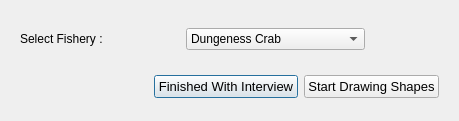
<ui version="4.0" >
 <author>Aaron Racicot</author>
 <class>SelectFishery</class>
 <widget class="QDialog" name="SelectFishery" >
  <property name="geometry" >
   <rect>
    <x>0</x>
    <y>0</y>
    <width>459</width>
    <height>121</height>
   </rect>
  </property>
  <property name="windowTitle" >
   <string>OpenOceanMap - Select Fishery</string>
  </property>
  <layout class="QVBoxLayout" name="verticalLayout_5" >
   <item>
    <layout class="QHBoxLayout" name="horizontalLayout_3" >
     <item>
      <widget class="QWidget" native="1" name="widget" >
       <layout class="QHBoxLayout" >
        <property name="spacing" >
         <number>6</number>
        </property>
        <property name="leftMargin" >
         <number>9</number>
        </property>
        <property name="topMargin" >
         <number>9</number>
        </property>
        <property name="rightMargin" >
         <number>9</number>
        </property>
        <property name="bottomMargin" >
         <number>0</number>
        </property>
        <item>
         <widget class="QLabel" name="fishery_text" >
          <property name="minimumSize" >
           <size>
            <width>160</width>
            <height>0</height>
           </size>
          </property>
          <property name="maximumSize" >
           <size>
            <width>160</width>
            <height>16777215</height>
           </size>
          </property>
          <property name="text" >
           <string>Select Fishery :</string>
          </property>
         </widget>
        </item>
        <item>
         <widget class="QComboBox" name="fishery_comboBox" >
          <item>
           <property name="text" >
            <string>Dungeness Crab</string>
           </property>
          </item>
          <item>
           <property name="text" >
            <string>Groundfish / Bottom Fishing</string>
           </property>
          </item>
          <item>
           <property name="text" >
            <string>Halibut</string>
           </property>
          </item>
          <item>
           <property name="text" >
            <string>Salmon</string>
           </property>
          </item>
          <item>
           <property name="text" >
            <string>Tuna</string>
           </property>
          </item>
         </widget>
        </item>
       </layout>
      </widget>
     </item>
     <item>
      <spacer name="horizontalSpacer_2" >
       <property name="orientation" >
        <enum>Qt::Horizontal</enum>
       </property>
       <property name="sizeHint" stdset="0" >
        <size>
         <width>40</width>
         <height>20</height>
        </size>
       </property>
      </spacer>
     </item>
    </layout>
   </item>
   <item>
    <layout class="QHBoxLayout" name="horizontalLayout_2" >
     <item>
      <widget class="QWidget" native="1" name="widget_2" >
       <layout class="QHBoxLayout" >
        <property name="spacing" >
         <number>6</number>
        </property>
        <property name="margin" >
         <number>9</number>
        </property>
        <item>
         <spacer name="horizontalSpacer" >
          <property name="orientation" >
           <enum>Qt::Horizontal</enum>
          </property>
          <property name="sizeHint" stdset="0" >
           <size>
            <width>40</width>
            <height>20</height>
           </size>
          </property>
         </spacer>
        </item>
        <item>
         <widget class="QPushButton" name="pbnFisheryFinished" >
          <property name="font" >
           <font>
            <pointsize>10</pointsize>
           </font>
          </property>
          <property name="text" >
           <string>Finished With Interview</string>
          </property>
         </widget>
        </item>
        <item>
         <widget class="QPushButton" name="pbnStartShapes" >
          <property name="font" >
           <font>
            <pointsize>10</pointsize>
           </font>
          </property>
          <property name="text" >
           <string>Start Drawing Shapes</string>
          </property>
         </widget>
        </item>
       </layout>
       <zorder>pbnFisheryFinished</zorder>
       <zorder>pbnStartShapes</zorder>
       <zorder>horizontalSpacer</zorder>
      </widget>
     </item>
    </layout>
   </item>
  </layout>
 </widget>
 <resources/>
 <connections/>
</ui>
